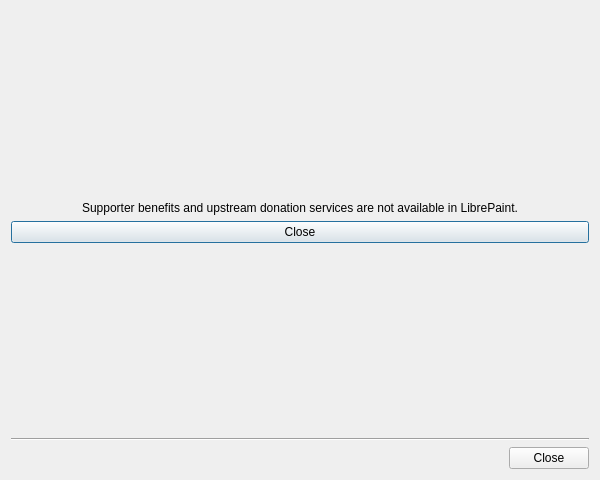
<?xml version="1.0" encoding="UTF-8"?>
<ui version="4.0">
 <class>KisDonationManagementDialog</class>
 <widget class="QDialog" name="KisDonationManagementDialog">
  <property name="geometry">
   <rect>
    <x>0</x>
    <y>0</y>
    <width>600</width>
    <height>480</height>
   </rect>
  </property>
  <property name="windowTitle">
   <string>StackedWidget</string>
  </property>
  <property name="modal">
   <bool>true</bool>
  </property>
  <layout class="QVBoxLayout" name="m_dlgLayout">
   <item>
    <widget class="QStackedWidget" name="m_stack">
     <widget class="QWidget" name="m_pgNoBenefits">
      <layout class="QVBoxLayout" name="m_pgNoBenefitsLayout">
       <property name="leftMargin">
        <number>0</number>
       </property>
       <property name="topMargin">
        <number>0</number>
       </property>
       <property name="rightMargin">
        <number>0</number>
       </property>
       <property name="bottomMargin">
        <number>0</number>
       </property>
       <item>
        <spacer name="m_spcNoBenefitsTop">
         <property name="orientation">
          <enum>Qt::Vertical</enum>
         </property>
         <property name="sizeHint" stdset="0">
          <size>
           <width>0</width>
           <height>0</height>
          </size>
         </property>
        </spacer>
       </item>
       <item>
        <widget class="QLabel" name="m_lblNoBenefits">
         <property name="text">
          <string>Supporter benefits and upstream donation services are not available in LibrePaint.</string>
         </property>
         <property name="alignment">
          <set>Qt::AlignCenter</set>
         </property>
        </widget>
       </item>
       <item>
        <widget class="QPushButton" name="m_btnNoBenefitsSupport">
         <property name="text">
          <string>Close</string>
         </property>
        </widget>
       </item>
       <item>
        <spacer name="m_spcNoBenefitsBottom">
         <property name="orientation">
          <enum>Qt::Vertical</enum>
         </property>
         <property name="sizeHint" stdset="0">
          <size>
           <width>0</width>
           <height>0</height>
          </size>
         </property>
        </spacer>
       </item>
      </layout>
     </widget>
     <widget class="QWidget" name="m_pgBenefitsList">
      <layout class="QVBoxLayout" name="m_pgBenefitsListLayout">
       <property name="leftMargin">
        <number>0</number>
       </property>
       <property name="topMargin">
        <number>0</number>
       </property>
       <property name="rightMargin">
        <number>0</number>
       </property>
       <property name="bottomMargin">
        <number>0</number>
       </property>
       <item>
        <widget class="QScrollArea" name="m_scrBenefitsList">
         <property name="widgetResizable">
          <bool>true</bool>
         </property>
         <widget class="QWidget" name="m_wdgBenefitsListContents">
          <property name="geometry">
           <rect>
            <x>0</x>
            <y>0</y>
            <width>98</width>
            <height>28</height>
           </rect>
          </property>
          <layout class="QVBoxLayout" name="m_lytScrBenefitsList"/>
         </widget>
        </widget>
       </item>
      </layout>
     </widget>
    </widget>
   </item>
   <item>
    <widget class="Line" name="line">
     <property name="orientation">
      <enum>Qt::Horizontal</enum>
     </property>
    </widget>
   </item>
   <item>
    <widget class="QDialogButtonBox" name="m_buttons">
     <property name="standardButtons">
      <set>QDialogButtonBox::Close</set>
     </property>
    </widget>
   </item>
  </layout>
 </widget>
 <resources/>
 <connections/>
</ui>
